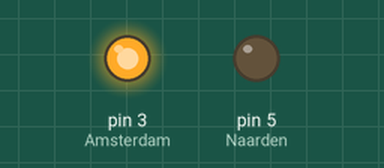
Recording of a sketch running on a simulated Arduino Uno, built with avr-gcc and run on an emulated ATmega328P. Shown: output pins drawn as LEDs (lit = HIGH). Random numbers use the default seed unless the sketch sets one.

Above: at 0.1 s.
At 15.0 s:
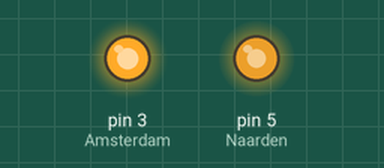
At 39.7 s:
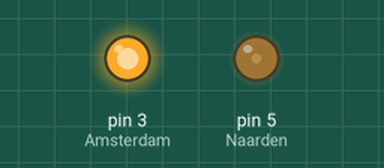
Timing chart, 0 to 40.0 s (numbered marks = the images above):
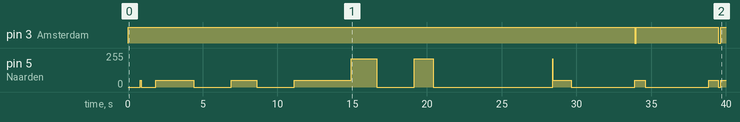

The sketch:

TuningInScript.ino
```cpp
/*
  SparkFun Inventor's Kit
  Example sketch 07

  PHOTORESISTOR

  Read a photoresistor (light sensor) to detect "darkness" and turn on an LED when it
  is "dark" and turn back off again when it is "bright.

  This sketch was written by SparkFun Electronics,
  with lots of help from the Arduino community.
  This code is completely free for any use.
  Visit http://learn.sparkfun.com/products/2 for SIK information.
  Visit http://www.arduino.cc to learn about the Arduino.
*/


const byte Amsterdam = 3;
const byte Naarden = 5;
//unsigned long previousTime;
int HKW = 0;
int KW = 0;
int GW = 0;
int LW = 0;
int P = 0;
int LP = 0;

int SH = 0;
int SKW = 0;
int SGW = 0;
int SLW = 0;
//int SP = 0;
int SLP = 0;

void setup()
{
//  // We'll set up the LED pin to be an output.
TCCR0B = TCCR0B & B11111000 | B00000101; // for Naarden (D5) frequency 60Hz
  pinMode(Amsterdam, OUTPUT);
  pinMode(Naarden, OUTPUT);
  digitalWrite(Amsterdam, LOW);
  Serial.begin(9600);
}


void loop()
{
 HKW = random (20, 50);
 KW = random(30,80);
 GW = random(25,100);
 LW = 50;
 P = random(100, 300);
 LP = random (200, 800);
 SH = random(180, 256);
 SKW = random(200, 256);
 SGW = random(100, 150);
 SLW = 30;

 digitalWrite(Amsterdam,HIGH);
 delay(50);
 digitalWrite(Amsterdam,HIGH);
 analogWrite(Naarden, LW);
 delay(1);
 digitalWrite(Amsterdam,HIGH);
 delay(5);
 analogWrite(Naarden, 0);
 delay(60);
    analogWrite(Naarden, LW);
 delay(KW);
     analogWrite(Naarden, LW);
 delay(KW);
    analogWrite(Naarden, 0);
  analogWrite(Naarden, 0);
 delay(P);
    analogWrite(Naarden, LW);
 delay(HKW);
   analogWrite(Naarden, LW);
 delay(KW);
    analogWrite(Naarden, 0);
 delay(P);
    analogWrite(Naarden, LW);
 delay(KW);
    analogWrite(Naarden, 0);
    analogWrite(Naarden, LW);
 delay(KW);
    analogWrite(Naarden, 0);
    analogWrite(Naarden, LW);
 delay(KW);

    analogWrite(Naarden, SH);
 delay(KW);
    analogWrite(Naarden, 0);
   analogWrite(Naarden, SH);
 delay(HKW);
  analogWrite(Naarden, 0);
 delay(P);
     analogWrite(Naarden, SH);
 delay(KW);
    analogWrite(Naarden, 0);
 delay(0);
 digitalWrite(Amsterdam, HIGH);
 delay(500);
 HKW = random (20, 50);
 KW = random(30,80);
 GW = random(25,100);
 P = random(100, 300);
    analogWrite(Naarden, LW);
 delay(KW);
     analogWrite(Naarden, LW);
 delay(KW);
    analogWrite(Naarden, 0);
  analogWrite(Naarden, 0);
 delay(P);
    analogWrite(Naarden, LW);
    digitalWrite(Amsterdam, LOW);
 delay(5);
  digitalWrite(Amsterdam,HIGH);
  analogWrite(Naarden, LW);
 delay(KW);
    analogWrite(Naarden, 0);
 delay(P);
    analogWrite(Naarden, LW);
 delay(KW);
    analogWrite(Naarden, 0);
    digitalWrite(Amsterdam, LOW);
   delay(10);
  digitalWrite(Amsterdam,HIGH);
    analogWrite(Naarden, LW);
 delay(KW);
    analogWrite(Naarden, 0);
    analogWrite(Naarden, LW);
 delay(KW);
  digitalWrite(Amsterdam, LOW);
   delay(10);
  digitalWrite(Amsterdam,HIGH);

    analogWrite(Naarden, SH);
 delay(KW);
    analogWrite(Naarden, 0);
   analogWrite(Naarden, SH);
 delay(HKW);
  analogWrite(Naarden, 0);


}
```

Measured:
- by itself, pin 3 (Amsterdam): goes HIGH 33.9 s, LOW 0.08 s, HIGH 5.5 s, LOW 0.16 s, then HIGH
- by itself, pin 5 (Naarden): 0/255 → 51/255 at 0.80 s, → 0/255 0.09 s later, → 51/255 0.96 s later, → 0/255 2.5 s later, … (19 changes in this stretch)
